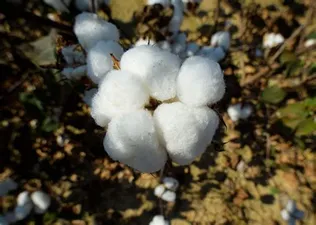
#> input picture cotton.webp, 316 x 225 px
$ python 'infected crop.py'
#> lines starting #> are read from the running program, lines starting #| are printed output that depends on the picture; after the words box and inside, x2 and y2 are one past the last pixel; in counts of white or black regions, pixels touching at a corner belong together
# Import necessary libraries
import cv2
import numpy as np

# Load the image of the cotton crop
img = cv2.imread('cotton.webp')
#> img is the input picture: shape (225, 316, 3); mean B, G, R 62.5, 80.1, 87.1

# Convert the image to grayscale
gray = cv2.cvtColor(img, cv2.COLOR_BGR2GRAY)
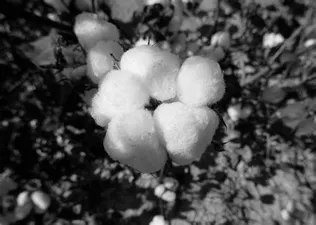
#> gray: shape (225, 316); min 0, max 248, mean 80.2

# Apply Gaussian blur to the image to reduce noise
blur = cv2.GaussianBlur(gray, (5, 5), 0)

# Apply thresholding to the image to create a binary image
ret, thresh = cv2.threshold(blur, 0, 255, cv2.THRESH_BINARY_INV+cv2.THRESH_OTSU)
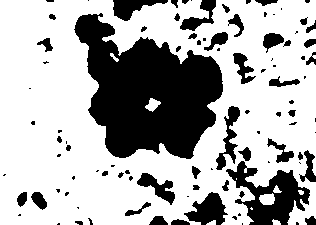
#> thresh: shape (225, 316); 68.8% white; 97 black regions (50 under 20 px)
#> ret = 102

# Find contours in the binary image
contours, hierarchy = cv2.findContours(thresh, cv2.RETR_EXTERNAL, cv2.CHAIN_APPROX_SIMPLE)
#> contours = 8 contours, 3 with area under 20; largest, box (x1, y1, x2, y2) and area: (0, 0, 316, 225) 64686, (259, 193, 275, 205) 128, (273, 185, 282, 193) 28, (272, 219, 281, 225) 26, (206, 220, 216, 225) 22

# Loop through each contour
for contour in contours:
    # Get the area of the contour
    area = cv2.contourArea(contour)

    # Calculate the perimeter of the contour
    perimeter = cv2.arcLength(contour, True)

    # Calculate the circularity of the contour
    circularity = 4 * np.pi * (area / (perimeter * perimeter))

    # If the circularity is less than a threshold value, the crop is infected
    if circularity < 0.7:
        print("Cotton crop is infected")
        break
    else:
        print("Cotton crop is healthy")
#> this loop made 1 pass
#> (area, perimeter, circularity) on pass 1: (22, 23.66, 0.494)
#| Cotton crop is infected

$ run again, with th.webp copied over cotton.webp
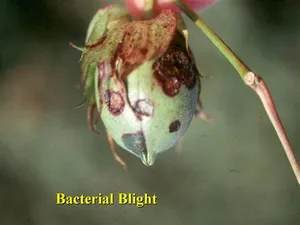
#> input picture th.webp, 300 x 225 px
#> img is the input picture: shape (225, 300, 3); mean B, G, R 77.5, 104, 104.9
#> `gray = cv2.cvtColor(img, cv2.COLOR_BGR2GRAY)`:
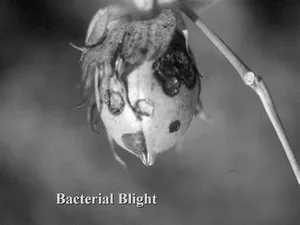
#> gray: shape (225, 300); min 5, max 254, mean 101.2
#> `ret, thresh = cv2.threshold(blur, 0, 255, cv2.THRESH_BINARY_INV+cv2.TH..`:
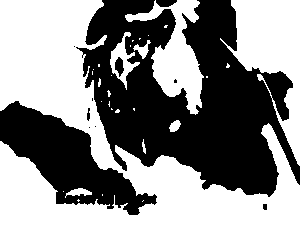
#> thresh: shape (225, 300); 52.5% white; 11 black regions (5 under 20 px)
#> ret = 102
#> contours = 30 contours, 23 with area under 20; largest, box (x1, y1, x2, y2) and area: (0, 0, 300, 225) 24312, (220, 0, 300, 166) 5504, (125, 0, 204, 115) 3237, (110, 32, 140, 90) 605, (133, 40, 151, 59) 106, (65, 188, 92, 198) 105, (169, 120, 181, 132) 80
#> the loop `for contour in contours:` made 1 pass
#> (contour, area, perimeter, circularity) on pass 1: ([[143, 200], [142, 201]], 0, 2.83, 0)
#> (printed output is left out)
